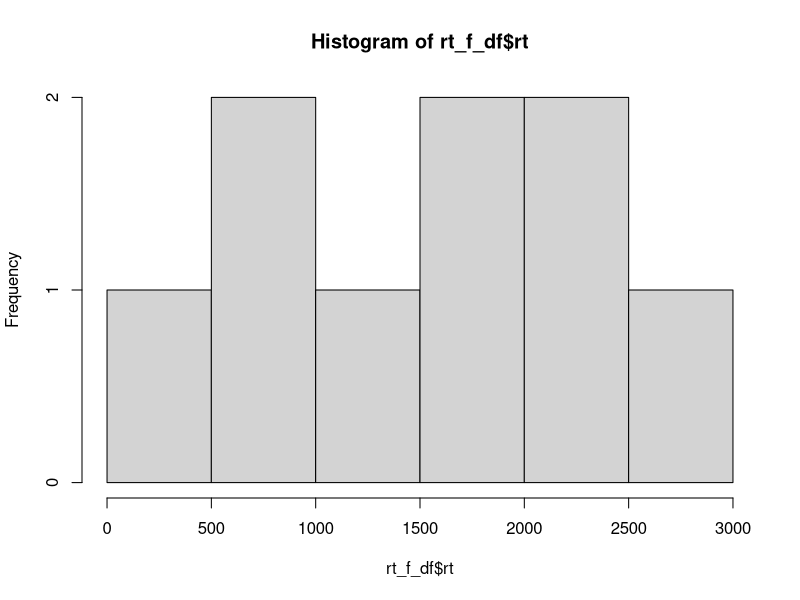

Reproduce this figure in R.
#Import and Labeling
rt_df <- read.csv(file = 'data/week2.csv', header = T)
factor(rt_df$condition, levels=c("A", "B"), labels=c("Control", "Experimental"))
factor(rt_df$gender, levels=c("M", "F", "N"), labels=c("Male", "Female", "Nonbinary"))

#Analysis
mean(rt_df$rt)
rt_f_df <- subset(rt_df, rt_df$gender == "F")
hist(rt_f_df$rt)
datasets <- list(rt_df, rt_f_df)
datasets[[1]]["rt"]